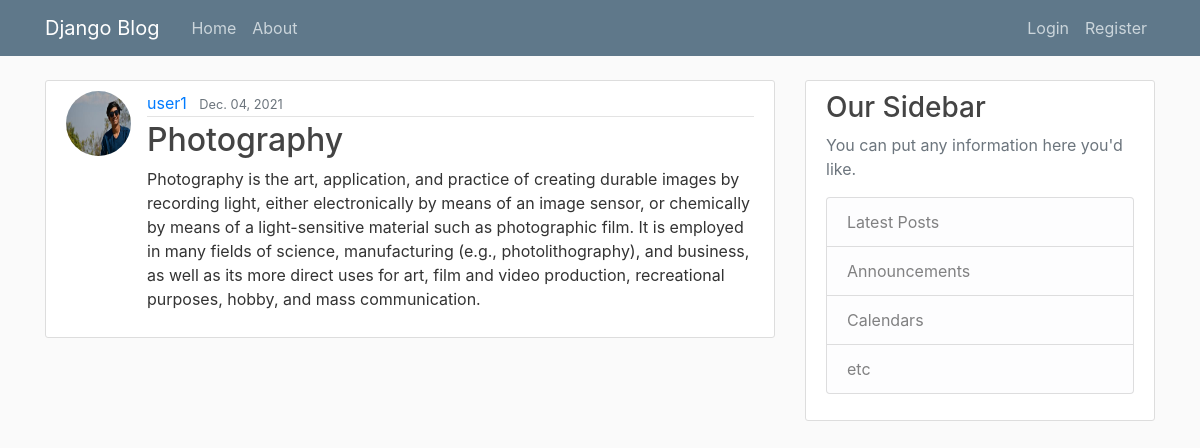
The app's page /post/2/ with its own data.
### blog/models.py (models this page shows, shortened)
class Post(models.Model):
    title = models.CharField(max_length=100)
    content = models.TextField()
    date_posted = models.DateTimeField(default=timezone.now)
    author = models.ForeignKey(User, on_delete=models.CASCADE)

### users/models.py (models this page shows, shortened)
class Profile(models.Model):
    user = models.OneToOneField(User, on_delete=models.CASCADE)
    image = models.ImageField(default = 'default.jpg', upload_to = 'profile_pics')

### blog/views.py (the view)
# urls.py: path('post/<int:pk>/', PostDetailView.as_view(), name='post-detail'),
class PostDetailView(DetailView):
    model = Post

### blog/templates/blog/post_detail.html (shortened to what this page needs)
{% extends "blog/base.html" %}
{% block content %}
<article class="media content-section">
    <img class="rounded-circle article-img" src="{{ object.author.profile.image.url }}">
    <div class="media-body">
        <div class="article-metadata">
            <a class="mr-2" href="{% url 'user-posts' object.author.username %}">{{ object.author }}</a>
            <small class="text-muted">{{ object.date_posted|date:"N d, Y" }}</small>
        </div>
        <h2 class="article-title">{{ object.title }} </h2>
        <p class="article-content">{{ object.content }}</p>
    </div>
</article>
{% endblock content %}P

### blog/static/blog/main.css (style rules this page uses)
body { background: #fafafa; color: #333333; margin-top: 5rem; }
h1, h2, h3, h4, h5, h6 { color: #444444; }
.content-section { background: #ffffff; padding: 10px 20px; border: 1px solid #dddddd; border-radius: 3px; margin-bottom: 20px; }
.article-title { color: #444444; }
.article-content { white-space: pre-line; }
.article-img { height: 65px; width: 65px; margin-right: 16px; }
.article-metadata { padding-bottom: 1px; margin-bottom: 4px; border-bottom: 1px solid #e3e3e3 }

### records on screen
Post: author.profile.image (picture), author "user1", date_posted "Dec. 04, 2021", title "Photography", content "Photography is the art, application, and practice of creating durable images by recording light, either electronically by means of an image sensor, or chemically by means of a light-sensitive material such as photographic film. It is employed in many fields of science, manufacturing (e.g., photolithography), and business, as well as its more direct uses for art, film and video production, recreational purposes, hobby, and mass communication."
